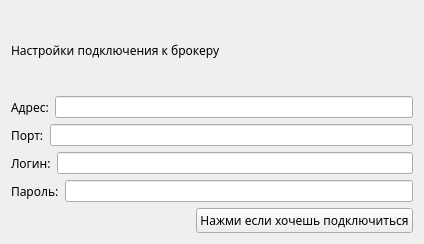
<?xml version="1.0" encoding="UTF-8"?>
<ui version="4.0">
 <class>Form</class>
 <widget class="QWidget" name="Form">
  <property name="geometry">
   <rect>
    <x>0</x>
    <y>0</y>
    <width>424</width>
    <height>244</height>
   </rect>
  </property>
  <property name="minimumSize">
   <size>
    <width>424</width>
    <height>244</height>
   </size>
  </property>
  <property name="maximumSize">
   <size>
    <width>624</width>
    <height>380</height>
   </size>
  </property>
  <property name="windowTitle">
   <string>форма настройки</string>
  </property>
  <layout class="QVBoxLayout" name="verticalLayout">
   <item>
    <widget class="QLabel" name="label_5">
     <property name="font">
      <font>
       <family>Rubik</family>
      </font>
     </property>
     <property name="text">
      <string>Настройки подключения к брокеру</string>
     </property>
     <property name="alignment">
      <set>Qt::AlignLeading|Qt::AlignLeft|Qt::AlignVCenter</set>
     </property>
    </widget>
   </item>
   <item>
    <layout class="QHBoxLayout" name="horizontalLayout">
     <item>
      <widget class="QLabel" name="label">
       <property name="font">
        <font>
         <family>Rubik</family>
        </font>
       </property>
       <property name="text">
        <string>Адрес:</string>
       </property>
      </widget>
     </item>
     <item>
      <widget class="QLineEdit" name="lineEditAddr"/>
     </item>
    </layout>
   </item>
   <item>
    <layout class="QHBoxLayout" name="horizontalLayout_2">
     <item>
      <widget class="QLabel" name="label_2">
       <property name="font">
        <font>
         <family>Rubik</family>
        </font>
       </property>
       <property name="text">
        <string>Порт:</string>
       </property>
      </widget>
     </item>
     <item>
      <widget class="QLineEdit" name="lineEditPort"/>
     </item>
    </layout>
   </item>
   <item>
    <layout class="QHBoxLayout" name="horizontalLayout_3">
     <item>
      <widget class="QLabel" name="label_3">
       <property name="font">
        <font>
         <family>Rubik</family>
        </font>
       </property>
       <property name="text">
        <string>Логин:</string>
       </property>
      </widget>
     </item>
     <item>
      <widget class="QLineEdit" name="lineEditLogin"/>
     </item>
    </layout>
   </item>
   <item>
    <layout class="QHBoxLayout" name="horizontalLayout_4">
     <item>
      <widget class="QLabel" name="label_4">
       <property name="font">
        <font>
         <family>Rubik</family>
        </font>
       </property>
       <property name="text">
        <string>Пароль:</string>
       </property>
      </widget>
     </item>
     <item>
      <widget class="QLineEdit" name="lineEditPassword"/>
     </item>
    </layout>
   </item>
   <item>
    <layout class="QHBoxLayout" name="horizontalLayout_5">
     <item>
      <spacer name="horizontalSpacer">
       <property name="orientation">
        <enum>Qt::Horizontal</enum>
       </property>
       <property name="sizeHint" stdset="0">
        <size>
         <width>40</width>
         <height>20</height>
        </size>
       </property>
      </spacer>
     </item>
     <item>
      <widget class="QPushButton" name="pushButtonConnect">
       <property name="font">
        <font>
         <family>Rubik</family>
        </font>
       </property>
       <property name="text">
        <string>Нажми если хочешь подключиться</string>
       </property>
      </widget>
     </item>
    </layout>
   </item>
  </layout>
 </widget>
 <resources/>
 <connections/>
</ui>
